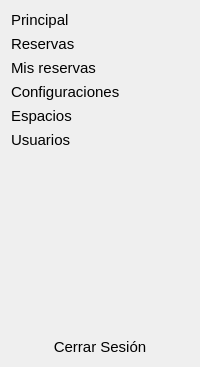
     <widget class="QWidget" name="widget_2" native="true">
      <layout class="QVBoxLayout" name="verticalLayout">
       <item>
        <widget class="QPushButton" name="bt_home_mm">
         <property name="font">
          <font>
           <pointsize>11</pointsize>
          </font>
         </property>
         <property name="styleSheet">
          <string notr="true">QPushButton {
    border-top-left-radius: 0px;
    border-bottom-left-radius: 30px;
    border-top-right-radius: 30px;
    border-bottom-right-radius: 0px;
    background-color: qlineargradient(spread:reflect, x1:0, y1:0.532273, x2:1, y2:0.5, 
                                       stop:0.362832 rgba(0,128,0,255), /* Verde oscuro */
                                       stop:0.369469 rgba(0,128,0,255), 
                                       stop:1 rgba(0,255,0,255)); /* Verde claro */
    padding-left: 0px; /* Espacio a la izquierda para simular alineación */
    border: none; /* Sin borde, opcional */
    text-align: left; /* Aunque esto no tendrá efecto en QPushButton, lo incluimos para claridad */
    border-radius: 18px; /* Si quieres bordes redondeados uniformes */
}

QPushButton:hover {
    border-top-left-radius: 0px;
    border-bottom-left-radius: 30px;
    border-top-right-radius: 30px;
    border-bottom-right-radius: 0px;
    background-color: qlineargradient(spread:reflect, x1:0, y1:0.562273, x2:0.949, y2:0.545455, 
                                      stop:0 rgb(255,255,255), /* Cian oscuro */
                                      stop:1 rgb(255,255,255)); /* Cian claro */
}

QLabel {
    color: rgb(225, 225, 224);
    font: 24pt &quot;Arial&quot;;
}
</string>
         </property>
         <property name="text">
          <string>Principal</string>
         </property>
         <property name="icon">
          <iconset>
           <normaloff>../../imagenes/home.svg</normaloff>../../imagenes/home.svg</iconset>
         </property>
         <property name="iconSize">
          <size>
           <width>40</width>
           <height>40</height>
          </size>
         </property>
         <property name="checkable">
          <bool>true</bool>
         </property>
         <property name="autoExclusive">
          <bool>true</bool>
         </property>
        </widget>
       </item>
       <item>
        <widget class="QPushButton" name="bt_reservas__mm">
         <property name="font">
          <font>
           <pointsize>11</pointsize>
          </font>
         </property>
         <property name="styleSheet">
          <string notr="true">QPushButton{
	border-top-left-radius: 0 px;
	border-bottom-left-radius: 30px;
	border-top-right-radius: 30px;
	border-bottom-right-radius: 0px
}
QPushButton {
    background-color: qlineargradient(spread:reflect, x1:0, y1:0.532273, x2:1, y2:0.5, 
                                       stop:0.362832 rgba(0,128,0,255), /* Verde oscuro */
                                       stop:0.369469 rgba(0,128,0,255), 
                                       stop:1 rgba(0,255,0,255)); /* Verde claro */
    
    padding-left: 0px; /* Espacio a la izquierda para simular alineación */
    border: none; /* Sin borde, opcional */
    text-align: left; /* Aunque esto no tendrá efecto en QPushButton, lo incluimos para claridad */
}

QPushButton:hover{
	border-top-left-radius: 0 px;
	border-bottom-left-radius: 30px;
	border-top-right-radius: 30px;
	border-bottom-right-radius: 0px
}


QPushButton {
    border-radius: 18px;
    background-color: qlineargradient(spread:reflect, x1:0, y1:0.532273, x2:1, y2:0.5, 
                                      stop:0.362832 rgba(0,128,0,255), /* Verde oscuro */
                                      stop:0.369469 rgba(0,128,0,255), 
                                      stop:1 rgba(0,255,0,255)); /* Verde claro */
}

QPushButton:hover {
    background-color: qlineargradient(spread:reflect, x1:0, y1:0.562273, x2:0.949, y2:0.545455, 
                                      stop:0 rgb(255,255,255), /* Cian oscuro */
                                      stop:1 rgb(255,255,255)); /* Cian claro */
}

QLabel {
    color: rgb(225, 225, 224);
    font: 18pt &quot;Arial&quot;;
}</string>
         </property>
         <property name="text">
          <string>Reservas</string>
         </property>
         <property name="icon">
          <iconset resource="../../imagenes/resources.qrc">
           <normaloff>:/newPrefix/bookmark.svg</normaloff>:/newPrefix/bookmark.svg</iconset>
         </property>
         <property name="iconSize">
          <size>
           <width>40</width>
           <height>40</height>
          </size>
         </property>
         <property name="checkable">
          <bool>true</bool>
         </property>
         <property name="autoExclusive">
          <bool>true</bool>
         </property>
        </widget>
       </item>
       <item>
        <widget class="QPushButton" name="bt_misreservas_mm">
         <property name="font">
          <font>
           <pointsize>11</pointsize>
          </font>
         </property>
         <property name="styleSheet">
          <string notr="true">QPushButton{
	border-top-left-radius: 0 px;
	border-bottom-left-radius: 30px;
	border-top-right-radius: 30px;
	border-bottom-right-radius: 0px
}
QPushButton {
    background-color: qlineargradient(spread:reflect, x1:0, y1:0.532273, x2:1, y2:0.5, 
                                       stop:0.362832 rgba(0,128,0,255), /* Verde oscuro */
                                       stop:0.369469 rgba(0,128,0,255), 
                                       stop:1 rgba(0,255,0,255)); /* Verde claro */
    
    padding-left: 0px; /* Espacio a la izquierda para simular alineación */
    border: none; /* Sin borde, opcional */
    text-align: left; /* Aunque esto no tendrá efecto en QPushButton, lo incluimos para claridad */
}

QPushButton:hover{
	border-top-left-radius: 0 px;
	border-bottom-left-radius: 30px;
	border-top-right-radius: 30px;
	border-bottom-right-radius: 0px
}


QPushButton {
    border-radius: 18px;
    background-color: qlineargradient(spread:reflect, x1:0, y1:0.532273, x2:1, y2:0.5, 
                                      stop:0.362832 rgba(0,128,0,255), /* Verde oscuro */
                                      stop:0.369469 rgba(0,128,0,255), 
                                      stop:1 rgba(0,255,0,255)); /* Verde claro */
}

QPushButton:hover {
    background-color: qlineargradient(spread:reflect, x1:0, y1:0.562273, x2:0.949, y2:0.545455, 
                                      stop:0 rgb(255,255,255), /* Cian oscuro */
                                      stop:1 rgb(255,255,255)); /* Cian claro */
}

QLabel {
    color: rgb(225, 225, 224);
    font: 12pt &quot;Arial&quot;;
}</string>
         </property>
         <property name="text">
          <string>Mis reservas</string>
         </property>
         <property name="icon">
          <iconset resource="../../imagenes/resources.qrc">
           <normaloff>:/newPrefix/book-open.svg</normaloff>:/newPrefix/book-open.svg</iconset>
         </property>
         <property name="iconSize">
          <size>
           <width>40</width>
           <height>40</height>
          </size>
         </property>
         <property name="checkable">
          <bool>true</bool>
         </property>
         <property name="autoExclusive">
          <bool>true</bool>
         </property>
        </widget>
       </item>
       <item>
        <widget class="QPushButton" name="bt_configuraciones_mm">
         <property name="font">
          <font>
           <pointsize>11</pointsize>
          </font>
         </property>
         <property name="styleSheet">
          <string notr="true">QPushButton{
	border-top-left-radius: 0 px;
	border-bottom-left-radius: 30px;
	border-top-right-radius: 30px;
	border-bottom-right-radius: 0px
}
QPushButton {
    background-color: qlineargradient(spread:reflect, x1:0, y1:0.532273, x2:1, y2:0.5, 
                                       stop:0.362832 rgba(0,128,0,255), /* Verde oscuro */
                                       stop:0.369469 rgba(0,128,0,255), 
                                       stop:1 rgba(0,255,0,255)); /* Verde claro */
    
    padding-left: 0px; /* Espacio a la izquierda para simular alineación */
    border: none; /* Sin borde, opcional */
    text-align: left; /* Aunque esto no tendrá efecto en QPushButton, lo incluimos para claridad */
}

QPushButton:hover{
	border-top-left-radius: 0 px;
	border-bottom-left-radius: 30px;
	border-top-right-radius: 30px;
	border-bottom-right-radius: 0px
}


QPushButton {
    border-radius: 18px;
    background-color: qlineargradient(spread:reflect, x1:0, y1:0.532273, x2:1, y2:0.5, 
                                      stop:0.362832 rgba(0,128,0,255), /* Verde oscuro */
                                      stop:0.369469 rgba(0,128,0,255), 
                                      stop:1 rgba(0,255,0,255)); /* Verde claro */
}

QPushButton:hover {
    background-color: qlineargradient(spread:reflect, x1:0, y1:0.562273, x2:0.949, y2:0.545455, 
                                      stop:0 rgb(255,255,255), /* Cian oscuro */
                                      stop:1 rgb(255,255,255)); /* Cian claro */
}

QLabel {
    color: rgb(225, 225, 224);
    font: 12pt &quot;Arial&quot;;
}</string>
         </property>
         <property name="text">
          <string>Configuraciones</string>
         </property>
         <property name="icon">
          <iconset resource="../../imagenes/resources.qrc">
           <normaloff>:/newPrefix/settings.svg</normaloff>:/newPrefix/settings.svg</iconset>
         </property>
         <property name="iconSize">
          <size>
           <width>40</width>
           <height>40</height>
          </size>
         </property>
         <property name="checkable">
          <bool>true</bool>
         </property>
         <property name="autoExclusive">
          <bool>true</bool>
         </property>
        </widget>
       </item>
       <item>
        <widget class="QPushButton" name="bt_espacios_mm">
         <property name="font">
          <font>
           <pointsize>11</pointsize>
          </font>
         </property>
         <property name="styleSheet">
          <string notr="true">QPushButton{
	border-top-left-radius: 0 px;
	border-bottom-left-radius: 30px;
	border-top-right-radius: 30px;
	border-bottom-right-radius: 0px
}
QPushButton {
    background-color: qlineargradient(spread:reflect, x1:0, y1:0.532273, x2:1, y2:0.5, 
                                       stop:0.362832 rgba(0,128,0,255), /* Verde oscuro */
                                       stop:0.369469 rgba(0,128,0,255), 
                                       stop:1 rgba(0,255,0,255)); /* Verde claro */
    
    padding-left: 0px; /* Espacio a la izquierda para simular alineación */
    border: none; /* Sin borde, opcional */
    text-align: left; /* Aunque esto no tendrá efecto en QPushButton, lo incluimos para claridad */
}

QPushButton:hover{
	border-top-left-radius: 0 px;
	border-bottom-left-radius: 30px;
	border-top-right-radius: 30px;
	border-bottom-right-radius: 0px
}


QPushButton {
    border-radius: 18px;
    background-color: qlineargradient(spread:reflect, x1:0, y1:0.532273, x2:1, y2:0.5, 
                                      stop:0.362832 rgba(0,128,0,255), /* Verde oscuro */
                                      stop:0.369469 rgba(0,128,0,255), 
                                      stop:1 rgba(0,255,0,255)); /* Verde claro */
}

QPushButton:hover {
    background-color: qlineargradient(spread:reflect, x1:0, y1:0.562273, x2:0.949, y2:0.545455, 
                                      stop:0 rgb(255,255,255), /* Cian oscuro */
                                      stop:1 rgb(255,255,255)); /* Cian claro */
}

QLabel {
    color: rgb(225, 225, 224);
    font: 12pt &quot;Arial&quot;;
}</string>
         </property>
         <property name="text">
          <string>Espacios</string>
         </property>
         <property name="icon">
          <iconset resource="../../imagenes/resources.qrc">
           <normaloff>:/newPrefix/key.svg</normaloff>:/newPrefix/key.svg</iconset>
         </property>
         <property name="iconSize">
          <size>
           <width>40</width>
           <height>40</height>
          </size>
         </property>
         <property name="checkable">
          <bool>true</bool>
         </property>
         <property name="autoExclusive">
          <bool>true</bool>
         </property>
        </widget>
       </item>
       <item>
        <widget class="QPushButton" name="bt_usuarios_mm">
         <property name="font">
          <font>
           <pointsize>11</pointsize>
          </font>
         </property>
         <property name="styleSheet">
          <string notr="true">QPushButton{
	border-top-left-radius: 0 px;
	border-bottom-left-radius: 30px;
	border-top-right-radius: 30px;
	border-bottom-right-radius: 0px
}
QPushButton {
    background-color: qlineargradient(spread:reflect, x1:0, y1:0.532273, x2:1, y2:0.5, 
                                       stop:0.362832 rgba(0,128,0,255), /* Verde oscuro */
                                       stop:0.369469 rgba(0,128,0,255), 
                                       stop:1 rgba(0,255,0,255)); /* Verde claro */
    
    padding-left: 0px; /* Espacio a la izquierda para simular alineación */
    border: none; /* Sin borde, opcional */
    text-align: left; /* Aunque esto no tendrá efecto en QPushButton, lo incluimos para claridad */
}

QPushButton:hover{
	border-top-left-radius: 0 px;
	border-bottom-left-radius: 30px;
	border-top-right-radius: 30px;
	border-bottom-right-radius: 0px
}


QPushButton {
    border-radius: 18px;
    background-color: qlineargradient(spread:reflect, x1:0, y1:0.532273, x2:1, y2:0.5, 
                                      stop:0.362832 rgba(0,128,0,255), /* Verde oscuro */
                                      stop:0.369469 rgba(0,128,0,255), 
                                      stop:1 rgba(0,255,0,255)); /* Verde claro */
}

QPushButton:hover {
    background-color: qlineargradient(spread:reflect, x1:0, y1:0.562273, x2:0.949, y2:0.545455, 
                                      stop:0 rgb(255,255,255), /* Cian oscuro */
                                      stop:1 rgb(255,255,255)); /* Cian claro */
}

QLabel {
    color: rgb(225, 225, 224);
    font: 12pt &quot;Arial&quot;;
}</string>
         </property>
         <property name="text">
          <string>Usuarios</string>
         </property>
         <property name="icon">
          <iconset resource="../../imagenes/resources.qrc">
           <normaloff>:/newPrefix/users.svg</normaloff>:/newPrefix/users.svg</iconset>
         </property>
         <property name="iconSize">
          <size>
           <width>40</width>
           <height>40</height>
          </size>
         </property>
         <property name="checkable">
          <bool>true</bool>
         </property>
         <property name="autoExclusive">
          <bool>true</bool>
         </property>
        </widget>
       </item>
       <item>
        <spacer name="verticalSpacer_2">
         <property name="orientation">
          <enum>Qt::Vertical</enum>
         </property>
         <property name="sizeHint" stdset="0">
          <size>
           <width>20</width>
           <height>183</height>
          </size>
         </property>
        </spacer>
       </item>
       <item>
        <widget class="QPushButton" name="bt_logout_mm">
         <property name="font">
          <font>
           <pointsize>11</pointsize>
          </font>
         </property>
         <property name="styleSheet">
          <string notr="true">QPushButton{
	border-top-left-radius: 0 px;
	border-bottom-left-radius: 30px;
	border-top-right-radius: 30px;
	border-bottom-right-radius: 0px
}
QPushButton:hover{
	border-top-left-radius: 0 px;
	border-bottom-left-radius: 30px;
	border-top-right-radius: 30px;
	border-bottom-right-radius: 0px
}


QPushButton {
    border-radius: 18px;
    background-color: qlineargradient(spread:reflect, x1:0, y1:0.532273, x2:1, y2:0.5, 
                                      stop:0.362832 rgba(0,128,0,255), /* Verde oscuro */
                                      stop:0.369469 rgba(0,128,0,255), 
                                      stop:1 rgba(0,255,0,255)); /* Verde claro */
}

QPushButton:hover {
    background-color: qlineargradient(spread:reflect, x1:0, y1:0.562273, x2:0.949, y2:0.545455, 
                                      stop:0 rgb(255,255,255), /* Cian oscuro */
                                      stop:1 rgb(255,255,255)); /* Cian claro */
}

QLabel {
    color: rgb(225, 225, 224);
    font: 12pt &quot;Arial&quot;;
}
</string>
         </property>
         <property name="text">
          <string>Cerrar Sesión</string>
         </property>
         <property name="icon">
          <iconset resource="../../imagenes/resources.qrc">
           <normaloff>:/newPrefix/log-out.svg</normaloff>:/newPrefix/log-out.svg</iconset>
         </property>
         <property name="iconSize">
          <size>
           <width>40</width>
           <height>40</height>
          </size>
         </property>
         <property name="checkable">
          <bool>true</bool>
         </property>
         <property name="autoExclusive">
          <bool>true</bool>
         </property>
        </widget>
       </item>
      </layout>
     </widget>
